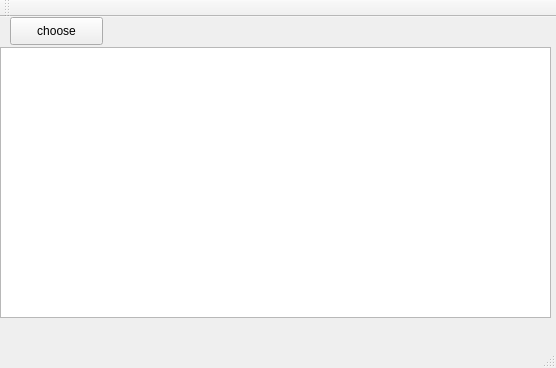
<?xml version="1.0" encoding="UTF-8"?>
<ui version="4.0">
 <class>MainWindow</class>
 <widget class="QMainWindow" name="MainWindow">
  <property name="geometry">
   <rect>
    <x>0</x>
    <y>0</y>
    <width>556</width>
    <height>368</height>
   </rect>
  </property>
  <property name="windowTitle">
   <string>MainWindow</string>
  </property>
  <widget class="QWidget" name="centralWidget">
   <widget class="QTextBrowser" name="textBrowser">
    <property name="geometry">
     <rect>
      <x>0</x>
      <y>30</y>
      <width>551</width>
      <height>271</height>
     </rect>
    </property>
   </widget>
   <widget class="QPushButton" name="choose">
    <property name="geometry">
     <rect>
      <x>10</x>
      <y>0</y>
      <width>93</width>
      <height>28</height>
     </rect>
    </property>
    <property name="text">
     <string>choose</string>
    </property>
   </widget>
  </widget>
  <widget class="QMenuBar" name="menuBar">
   <property name="geometry">
    <rect>
     <x>0</x>
     <y>0</y>
     <width>556</width>
     <height>26</height>
    </rect>
   </property>
  </widget>
  <widget class="QToolBar" name="mainToolBar">
   <attribute name="toolBarArea">
    <enum>TopToolBarArea</enum>
   </attribute>
   <attribute name="toolBarBreak">
    <bool>false</bool>
   </attribute>
  </widget>
  <widget class="QStatusBar" name="statusBar"/>
 </widget>
 <layoutdefault spacing="6" margin="11"/>
 <resources/>
 <connections/>
</ui>
